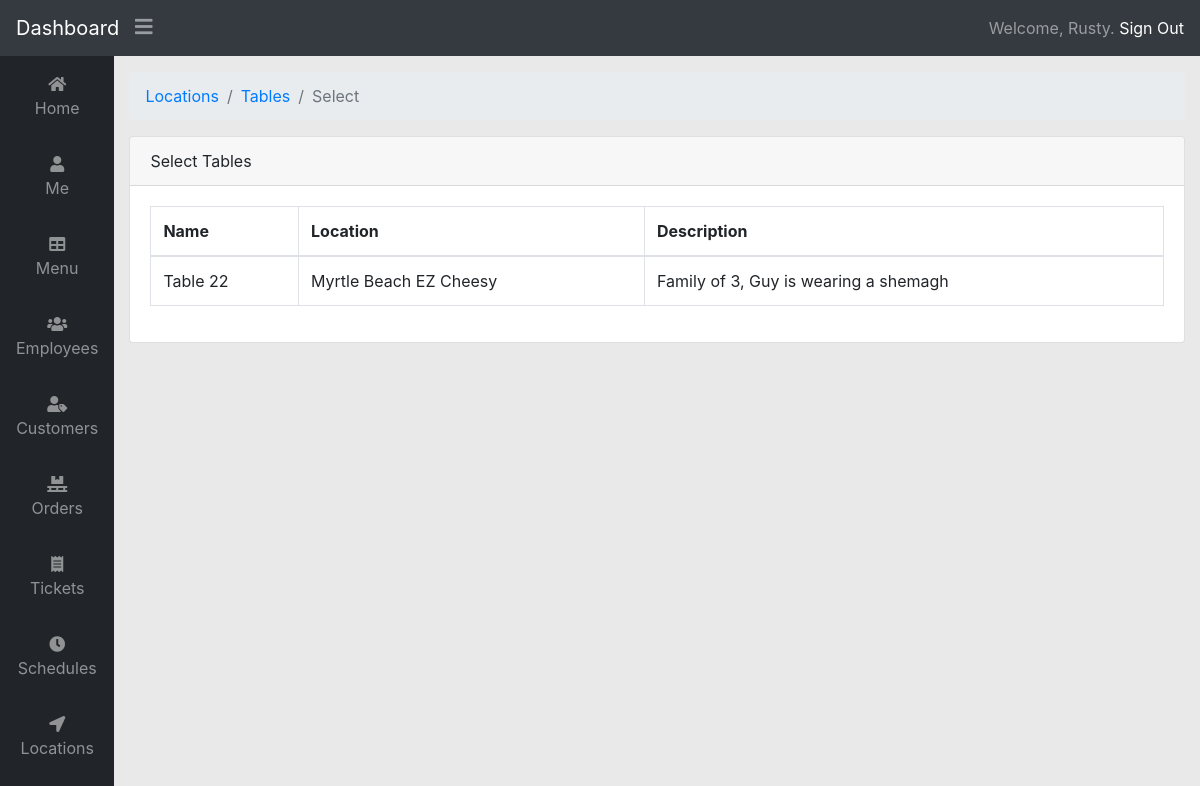
Screenshot of /selecttables.php (signed in) with the database file from the repository.
### tables this page shows
CREATE TABLE `tables` (
  `tablekey` int NOT NULL,
  `locationkey` int NOT NULL,
  `tablename` varchar(50) NOT NULL,
  `tabledescription` varchar(255) NOT NULL
);

CREATE TABLE `locations` (
  `locationkey` int NOT NULL,
  `locationname` varchar(50) NOT NULL,
  `locationaddress` varchar(255) NOT NULL,
  `locationcity` varchar(50) NOT NULL,
  `locationzip` varchar(5) NOT NULL,
  `locationstate` varchar(2) NOT NULL,
  `locationphone` varchar(10) NOT NULL,
  `locationdescription` varchar(255) NOT NULL,
  `locationopen` time DEFAULT NULL,
  `locationclose` time DEFAULT NULL
);

### selecttables.php (the view, shortened to what this page needs)
<?php
	require_once 'header.php';
	if ($_SESSION['signedin'] == 1) {
		if (preg_match('/........1.............................../', $_SESSION['permission'])) {
?>
<ol class="breadcrumb">
	<li class="breadcrumb-item"><a href="#">Locations</a></li>
	<li class="breadcrumb-item"><a href="#">Tables</a></li>
	<li class="breadcrumb-item active">Select</li>
</ol>
<div class="card">
	<div class="card-header">Select Tables</div>
	<div class="card-body">
		<div class="table-responsive">
			<table class="table table-bordered" id="selecttablesTable" width="100%" cellspacing="0">
				<thead>
					<tr>
						<th>Name</th>
						<th>Location</th>
						<th>Description</th>
					</tr>
				</thead>
				<tbody>
					<?php
					$sqlselectt = "SELECT * FROM tables INNER JOIN locations ON tables.locationkey = locations.locationkey ORDER BY tablekey ASC";
					$result = $db->prepare($sqlselectt);
					$result->execute();
						while ( $row = $result-> fetch() )
							{
								echo '<tr><td> ' . $row['tablename'] .
								'</td><td> ' . $row['locationname'] . '</td><td> ' . $row['tabledescription'] . '</td>';
							}
							echo '</tr>';
					?>
				</tbody>
			</table>
		</div>
	</div>
</div>
<?php
} else {
	echo '<p>You do not have permission to view this page</p>';
}
} else {
	echo '<p>You are not signed in. Click <a href="signin.php">here</a> to sign in.</p>';
}
	require_once 'footer.php';
?>

### styles/main.css (style rules this page uses)
body { font-family: -apple-system, BlinkMacSystemFont, "Segoe UI", Roboto, "Helvetica Neue", Arial, "Noto Sans", sans-serif, "Apple Color Emoji", "Segoe UI Emoji", "Segoe UI Symbol", "Noto Color Emoji"; background-color: #e9e9e9; }
td { vertical-align: middle !important; }

### rows the page displays
tables: tablename "Table 22", locations.locationname "Myrtle Beach EZ Cheesy", tabledescription "Family of 3, Guy is wearing a shemagh"

### other values shown
$_SESSION['employeefirstname'] "Rusty"
